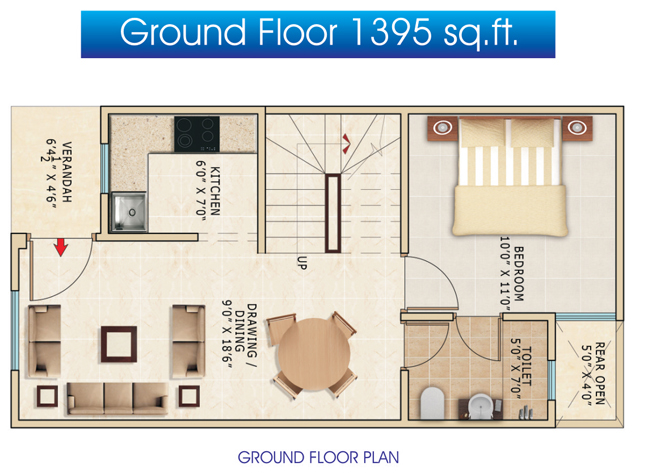
#> input picture samples/plan1.png, 645 x 475 px
$ python -i geometry.py   (imports and definitions only)
#> lines starting #> are read from the running program, lines starting #| are printed output that depends on the picture; after the words box and inside, x2 and y2 are one past the last pixel; in counts of white or black regions, pixels touching at a corner belong together
#> further down, picture is the input picture: shape (475, 645, 3); mean B, G, R 204.6, 211.1, 211.8
"""geometry.py — OpenCV traces exact room shapes from Carbon's seeds; computes scale.

wall_mask(img) -> uint8 mask        needs no model output: run it in a thread while Carbon runs
build_rooms(img, parsed, walls=None) -> {"rooms", "scale_px_per_ft", "scale_status", "door_kernel_px", "flags", "timing_ms"}

Per room, wall masks are tried in order until one gives a clean region:
  adaptive      grayscale adaptive threshold + open (classic black-line plans)
  color         pixels matching the plan's wall color, sampled along Carbon's box edges (rendered plans)
  color_strong  color OR dark outlines, stronger opening, drop small blobs (furniture / tiles)
  box_fallback  Carbon's box polygon
Non-habitable spaces (stairs, closets, outdoor) skip tracing: box polygon, flag "box_only".
CLI: python backend/geometry.py <plan> [...] [--cached]   (--cached reuses scratch/parse_<name>.json)
"""
import json
import logging
import os
import re
import statistics
import sys
import time
from concurrent.futures import ThreadPoolExecutor

import cv2
import numpy as np
from shapely.geometry import MultiPolygon, Polygon, box as shapely_box

DOOR_FT_DEFAULT = 2.67
CLOSE_MARGIN = 1.25        # close kernel = door width px * this (entrances run ~3 ft)
LEAK_AREA_RATIO = 2.5      # region > this x Carbon box area -> leaked
MIN_AREA_RATIO = 0.6       # region < this x box area -> cut short by furniture/text
SMALL_BLOB = 0.6           # mask blobs shorter than this x door width (text, chairs) are dropped before closing
THICK_FT = 1.2             # color_strong: blobs thicker than this are furniture, never walls
CONFINE_FT = 0.5           # tracing is confined to the union of Carbon boxes grown by this margin
MIN_INSIDE_BOX = 0.75      # at least this share of a traced region must lie inside its own (grown) box
SEAL_MIN_FT = 0.2          # only structures thicker than this (walls, not door leaves/text) are bridged when sealing doors
SMOOTH_FT = 0.1            # morphological close on traced polygons: removes slits around door leaves
SCALE_OUTLIER = 0.10
COLOR_TOL = 14.0           # Lab distance (OpenCV 8-bit Lab units) to the sampled wall color
FLOOR_EXCLUDE = 10.0       # ring pixels this close to a room's floor color are not wall samples
DARK_GRAY = 110
BOX_ONLY_RE = re.compile(r"stair|closet|\bclo\b|\bcl\b|w\.?i\.?c\b|wardrobe|dress|pantry|storage|store\b|utility|laundry"
                         r"|w/d|shaft|duct|elevator|lift|balcony|terrace|veranda|porch|patio|deck|garage|(^|\s)open$", re.I)
METHODS = ("adaptive", "color", "color_strong")

log = logging.getLogger("footprint.geometry")


def wall_mask(img):
    """Adaptive-threshold wall mask. Independent of Carbon, so it can run in parallel with parse_plan."""
    gray = cv2.medianBlur(cv2.cvtColor(img, cv2.COLOR_BGR2GRAY), 3)
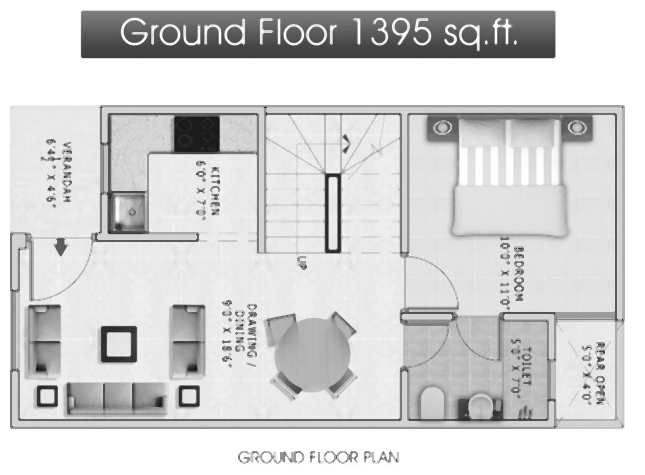
#> gray: shape (475, 645); min 14, max 255, mean 212.1
    block = max(15, (min(img.shape[:2]) // 15) | 1)
#> block = 31
    th = cv2.adaptiveThreshold(gray, 255, cv2.ADAPTIVE_THRESH_MEAN_C, cv2.THRESH_BINARY_INV, block, 10)
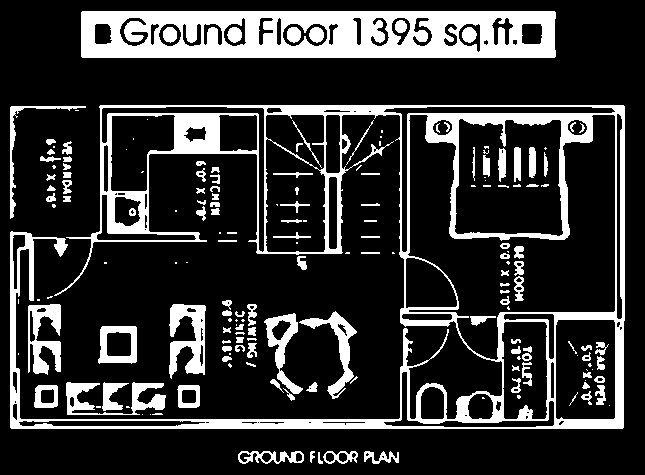
#> th: shape (475, 645); 20.1% white; 181 white regions (60 under 20 px), largest, box (x1, y1, x2, y2) and area: (10, 105, 625, 429) 27197, (81, 11, 556, 58) 17325, (169, 304, 206, 379) 1602
    return cv2.morphologyEx(th, cv2.MORPH_OPEN, np.ones((3, 3), np.uint8))
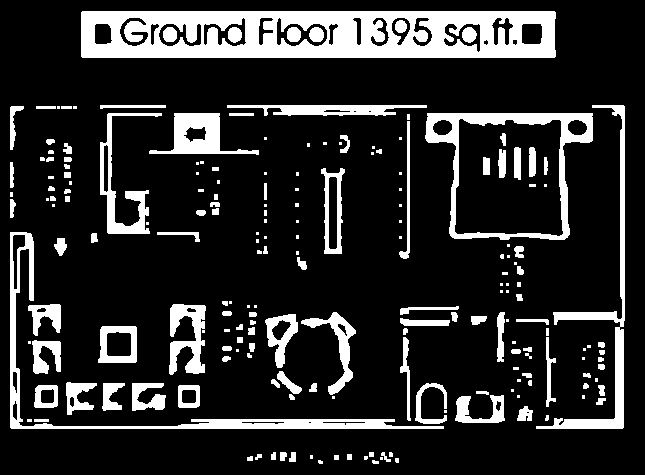
#> returned value: shape (475, 645); 17.3% white; 200 white regions (78 under 20 px), largest, box (x1, y1, x2, y2) and area: (81, 11, 556, 58) 17251, (10, 232, 444, 429) 4362, (425, 113, 593, 240) 4154


# [57 lines left out: functions _wall_color_lab, color_mask, _drop_small, _close_doors, not called in this run]


def _box_area(b):
    return (b[2] - b[0]) * (b[3] - b[1])


# [162 lines left out: functions _rough_scale, _region_polygon, _trace, build_rooms, not called in this run]


COLORS = [(230, 25, 75), (60, 180, 75), (0, 130, 200), (245, 130, 48), (145, 30, 180),
          (70, 200, 200), (240, 50, 230), (128, 128, 0), (0, 128, 128), (170, 110, 40)]


# [25 lines left out: function draw_debug, not called in this run]


# [34 lines not run here, left out]

>>> import cv2
>>> picture = cv2.imread('../samples/plan1.png')
>>> result = wall_mask(picture)
